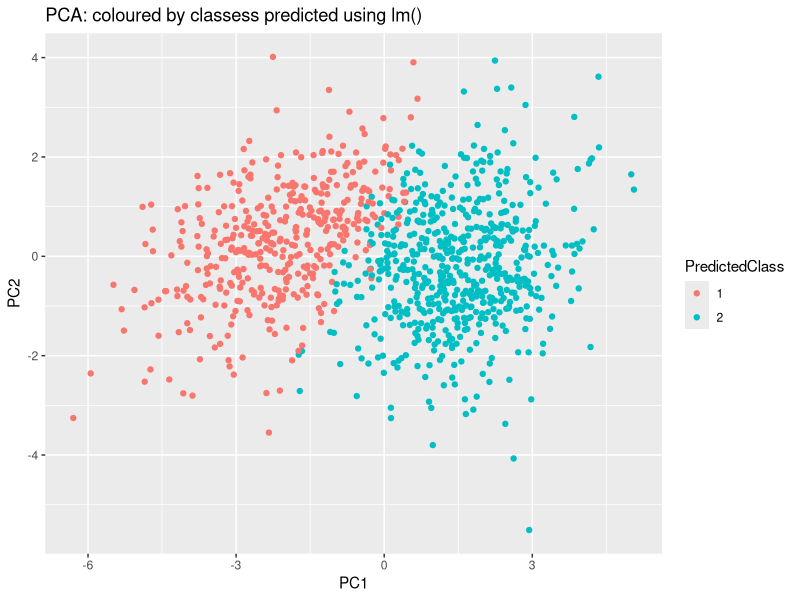

This chart was generated by the following R code: (Note: this script raises an error after producing the figure.)
# Tutorial script
train <- read.csv("rice_train.csv")
test <- read.csv("rice_test.csv")

# fit with linear regression
fit = lm(Class ~ ., data=train)

# vector with prediction for each row in test dataframe
yhat = (predict(fit, newdata=test)>1.5)+1

# principal components test dataset
pc <- prcomp(test, center = TRUE, scale. = TRUE)

# plot two principal components with colouring the predicted class with yhat
library(ggplot2)

pc_df <- as.data.frame(pc$x[, 1:2])
pc_df$PredictedClass <- factor(yhat)

ggplot(pc_df, aes(PC1, PC2, color = PredictedClass)) +
  geom_point() +
  labs(title = "PCA: coloured by classess predicted using lm()")


# plot two principal components with colouring the predicted class with cheat df
library(ggplot2)

pc_df <- as.data.frame(pc$x[, 1:2])
pc_df$Class <- factor(rice_test_with_class$Class)

ggplot(pc_df, aes(PC1, PC2, color = Class)) +
  geom_point() +
  labs(title = "PCA: coloured by true classes")

## Prediction ##






